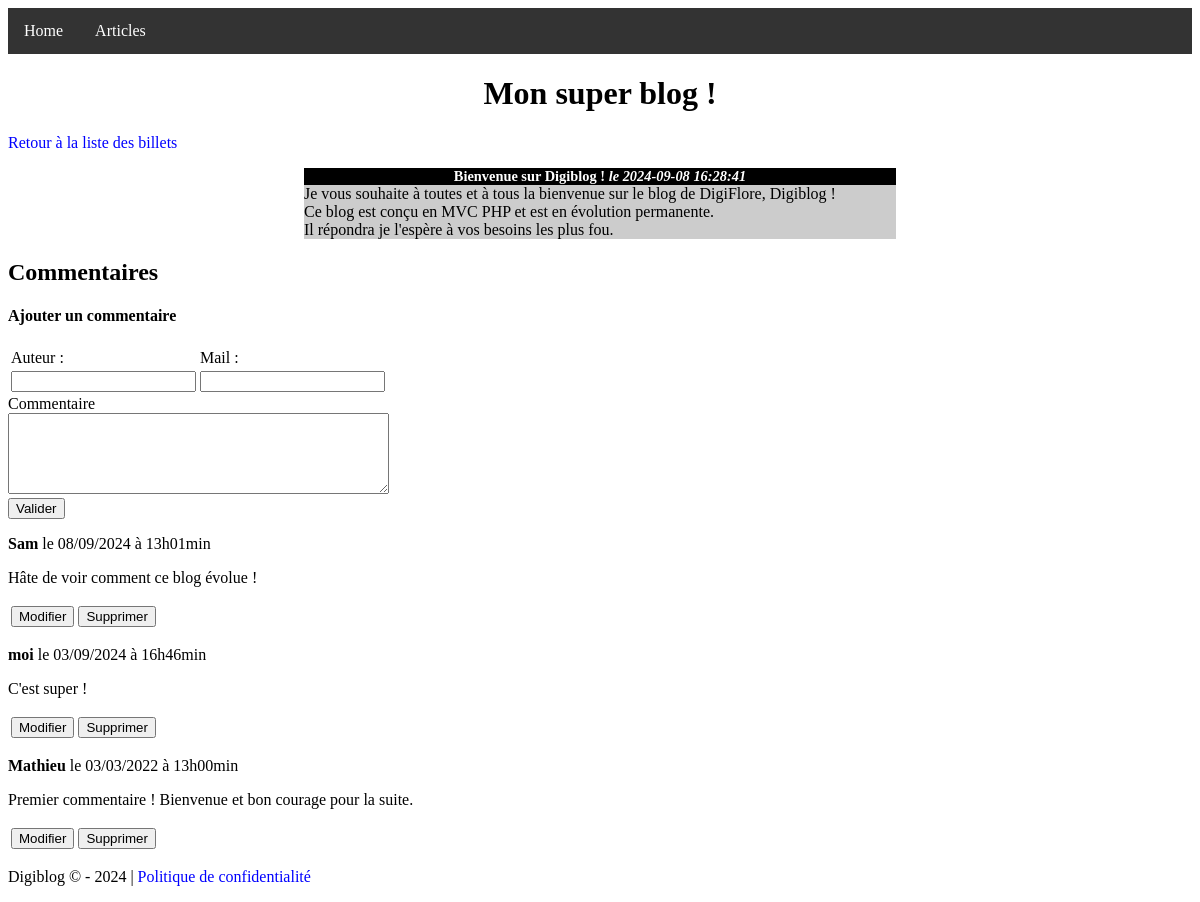
Screenshot of /index.php?page=post&id_post=1 with the database file from the repository.
### tables this page shows
CREATE TABLE IF NOT EXISTS `posts` (
  `id` int NOT NULL AUTO_INCREMENT,
  `title` varchar(255) NOT NULL,
  `content` text NOT NULL,
  `creation_date` datetime NOT NULL,
  PRIMARY KEY (`id`)
);

CREATE TABLE IF NOT EXISTS `comments` (
  `id` int NOT NULL AUTO_INCREMENT,
  `post_id` int NOT NULL,
  `author` varchar(255) NOT NULL,
  `mail` varchar(50) NOT NULL,
  `comment` text NOT NULL,
  `comment_date` datetime NOT NULL,
  PRIMARY KEY (`id`)
);

### index.php (called while the page is built, shortened)
<?php
require './router.php';
require './views/layout.php';

### models/connection.php (called while the page is built, shortened)
<?php
function dbConnect()
{
  $db = new PDO(
    "mysql:host=" . DB_CONFIG['host'] . ";port=" . DB_CONFIG['port'] . ";dbname=" . DB_CONFIG['dbname'],
    DB_CONFIG['username'],
    DB_CONFIG['password']
  );
  $db->setAttribute(PDO::ATTR_DEFAULT_FETCH_MODE, PDO::FETCH_ASSOC);
  $db->exec('SET NAMES utf8');
  return $db;
}

### models/postManager.php (called while the page is built, shortened)
<?php
require_once './models/connection.php';
function GetPost(int $id): array
{
  $sql = "SELECT * FROM posts WHERE id = ?";
  $query = dbConnect()->prepare($sql);
  $query->bindParam(1, $id, PDO::PARAM_INT);
  $query->execute();
  $article = $query->fetch();
  return $article;
}

### controllers/post/postController.php (called while the page is built, shortened)
<?php
require_once './models/postManager.php';
require_once './models/commentManager.php';
$post = GetPost($_GET['id_post']);
$comments = GetComments($_GET['id_post']);

### router.php (called while the page is built, shortened)
<?php
$availableRouteNames = array_keys(AVAILABLE_ROUTES);
if (isset($_GET['page']) && in_array($_GET['page'], $availableRouteNames, true)) {
  $controller = AVAILABLE_ROUTES[$_GET['page']];
} else {
  $controller = DEFAULT_ROUTE;
}
require './controllers/' . $controller;

### models/commentManager.php (called while the page is built, shortened)
<?php
require_once './models/connection.php';
function GetComments($postId)
{
  $comments = dbConnect()->prepare('SELECT id, author,mail, comment, DATE_FORMAT(comment_date, \'%d/%m/%Y à %Hh%imin\') AS comment_date_fr FROM comments WHERE post_id = ? ORDER BY comment_date DESC');
  $comments->execute(array($postId));
  return $comments;
}

### views/pages/post/show_post.php (the view, shortened to what this page needs)
<!DOCTYPE html>
<html lang="fr">
<head>
</head>
<body>
  <h1>Mon super blog !</h1>
  <p><a href="index.php">Retour à la liste des billets</a></p>
  <div class="news">
    <h3>
      <?= htmlspecialchars($post['title']) ?>
      <em>le <?= $post['creation_date'] ?></em>
    </h3>
    <p>
      <?= nl2br(htmlspecialchars($post['content'])) ?>
    </p>
  </div>
  <h2>Commentaires</h2>
  <div id="frmAddComment">
    <h4>Ajouter un commentaire</h4>
    <form action="index.php?action=addComment&id_post=<?= $post['id'] ?>" method="post">
      <table>
        <tr>
          <td>
            <label for="author">Auteur :</label>
          </td>
          <td>
            <label for="mail">Mail :</label>
          </td>
        </tr>
        <tr>
          <td>
            <input type="text" id="author" name="author" />
          </td>
          <td>
            <input type="text" id="mail" name="mail" />
          </td>
        </tr>
      </table>
      <div>
        <label for="comment">Commentaire</label><br />
        <textarea id="comment" name="comment" cols=45 rows=5></textarea>
      </div>
      <div>
        <input type="submit" value="Valider" />
      </div>
    </form>
  </div>
  <?php
  while ($comment = $comments->fetch()) {
  ?>
    <p><strong><?= htmlspecialchars($comment['author']) ?></strong> le <?= $comment['comment_date_fr'] ?></p>
    <p><?= nl2br(htmlspecialchars($comment['comment'])) ?></p>
    <table>
      <tr>
        <td>
          <form method="POST">
            <input type="submit" id="submit" name="submit" value="Modifier" />
          </form>
        </td>
        <td>
          <form method="POST" action="'index.php?action=removeComment&id_post=<?= $post['id'] ?>&id_comment=<?= $comment['id'] ?>'">
            <input type="submit" id="submit" name="submit" value="Supprimer" />
          </form>
        </td>
      </tr>
    </table>
  <?php
  }
  ?>
</body>
</html>

### public/css/style.css (style rules this page uses)
h1, h3 { text-align: center; }
h3 { background-color: black; color: white; font-size: 0.9em; margin-bottom: 0px; }
.news p { background-color: #cccccc; margin-top: 0px; }
.news { width: 50%; margin: auto; }
a { text-decoration: none; color: blue; }

### rows the page displays
posts: title "Bienvenue sur Digiblog !", creation_date "2024-09-08 16:28:41", content "Je vous souhaite à toutes et à tous la bienvenue sur le blog de DigiFlore, Digiblog ! Ce blog est conçu en MVC PHP et est en évolution permanente. Il répondra je l'espère à vos besoins les plus fou."
comments: author "Sam", comment_date_fr "08/09/2024 à 13h01min", comment "Hâte de voir comment ce blog évolue !"
comments: author "moi", comment_date_fr "03/09/2024 à 16h46min", comment "C'est super !"
comments: author "Mathieu", comment_date_fr "03/03/2022 à 13h00min", comment "Premier commentaire ! Bienvenue et bon courage pour la suite."
